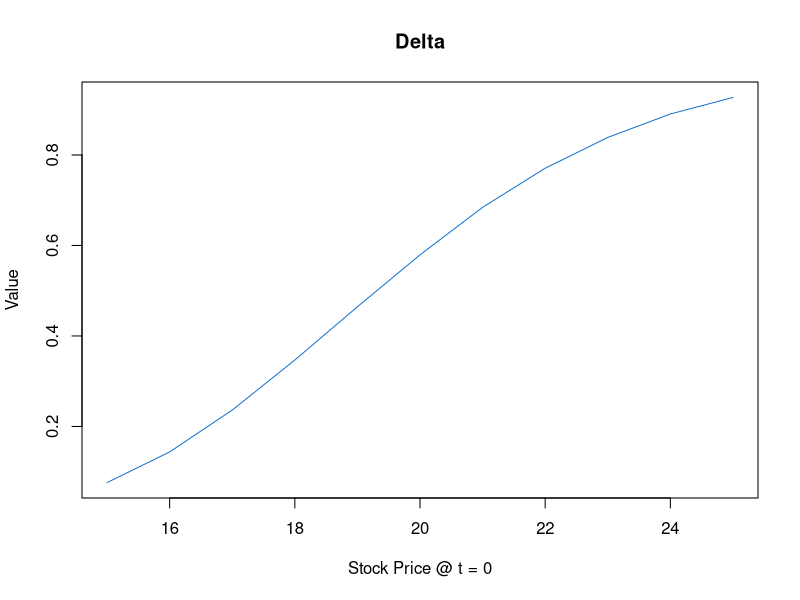
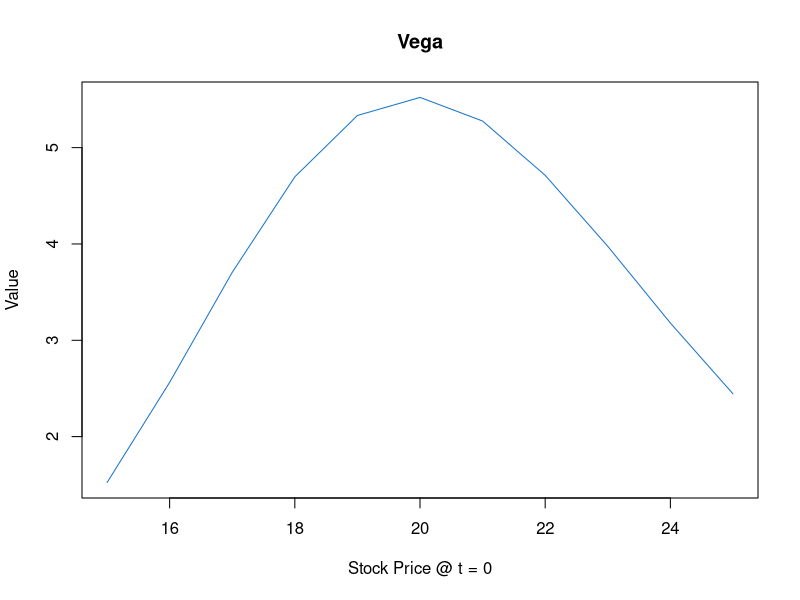
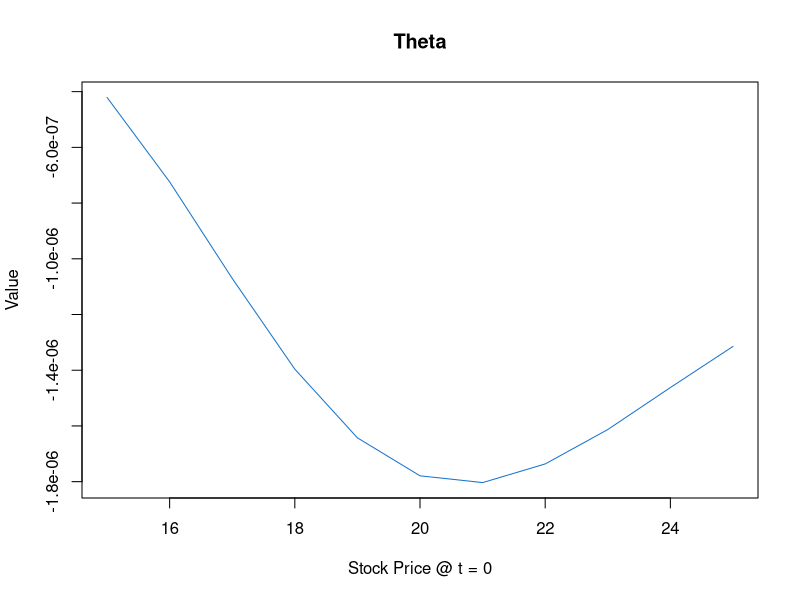
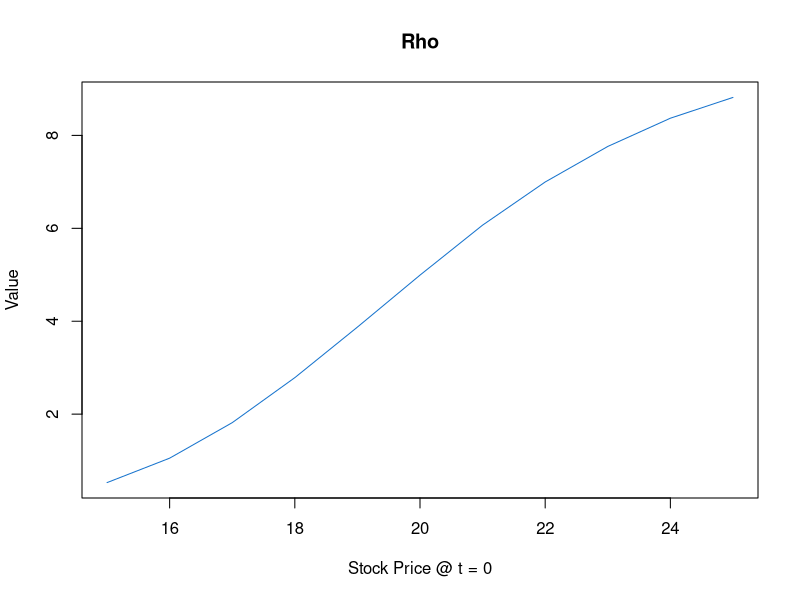
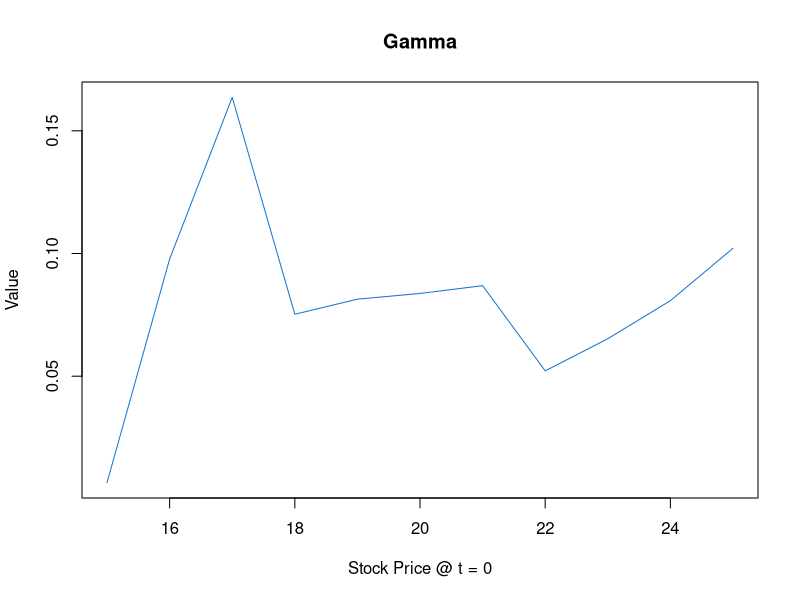
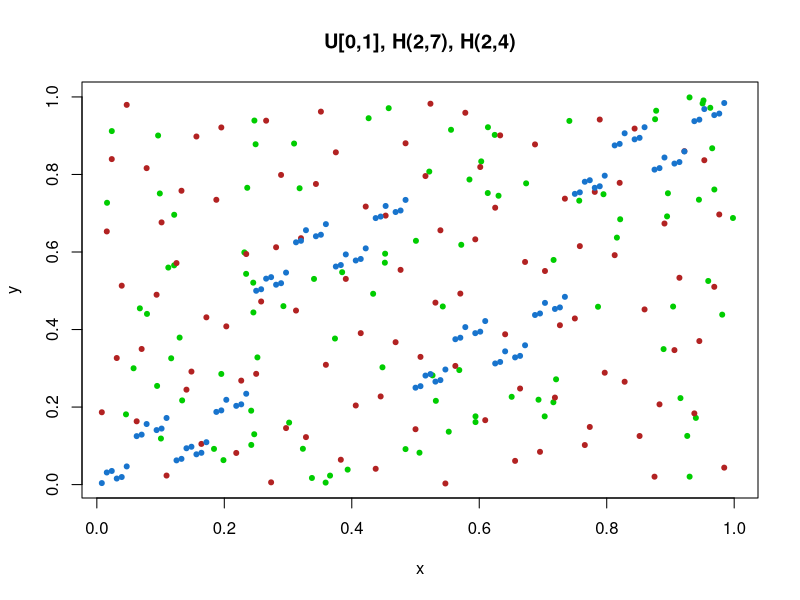

Here is the R script that generated these plots, in order:
greeks <- read.csv('greeks.csv', header = F)
greeks <- as.matrix(t(greeks))
colnames(greeks) <- c('Delta','Vega','Theta','Rho','Gamma');
rownames(greeks) <- c(15:25)
plot(x = c(15:25), y = greeks[,1], type = 'l', col = 'dodgerblue3', main = 'Delta', xlab = 'Stock Price @ t = 0', ylab = 'Value')
plot(x = c(15:25), y = greeks[,2], type = 'l', col = 'dodgerblue3', main = 'Vega', xlab = 'Stock Price @ t = 0', ylab = 'Value')
plot(x = c(15:25), y = greeks[,3], type = 'l', col = 'dodgerblue3', main = 'Theta', xlab = 'Stock Price @ t = 0', ylab = 'Value')
plot(x = c(15:25), y = greeks[,4], type = 'l', col = 'dodgerblue3', main = 'Rho', xlab = 'Stock Price @ t = 0', ylab = 'Value')
plot(x = c(15:25), y = greeks[,5], type = 'l', col = 'dodgerblue3', main = 'Gamma', xlab = 'Stock Price @ t = 0', ylab = 'Value')
halton <- read.csv('halton.csv', header = F)
halton <- as.matrix(t(halton))
colnames(halton) <- c('U1','U2','Base 2', 'Base 7', 'Base 4')
plot(x = halton[,1], y = halton[,2], pch = 20, col = 'green3', main = 'U[0,1], H(2,7), H(2,4)', xlab = 'x', ylab = 'y')
points(x = halton[,3], y = halton[,4], pch = 20, col = 'firebrick')
points(x = halton[,3], y = halton[,5], pch = 20, col = 'dodgerblue3')
